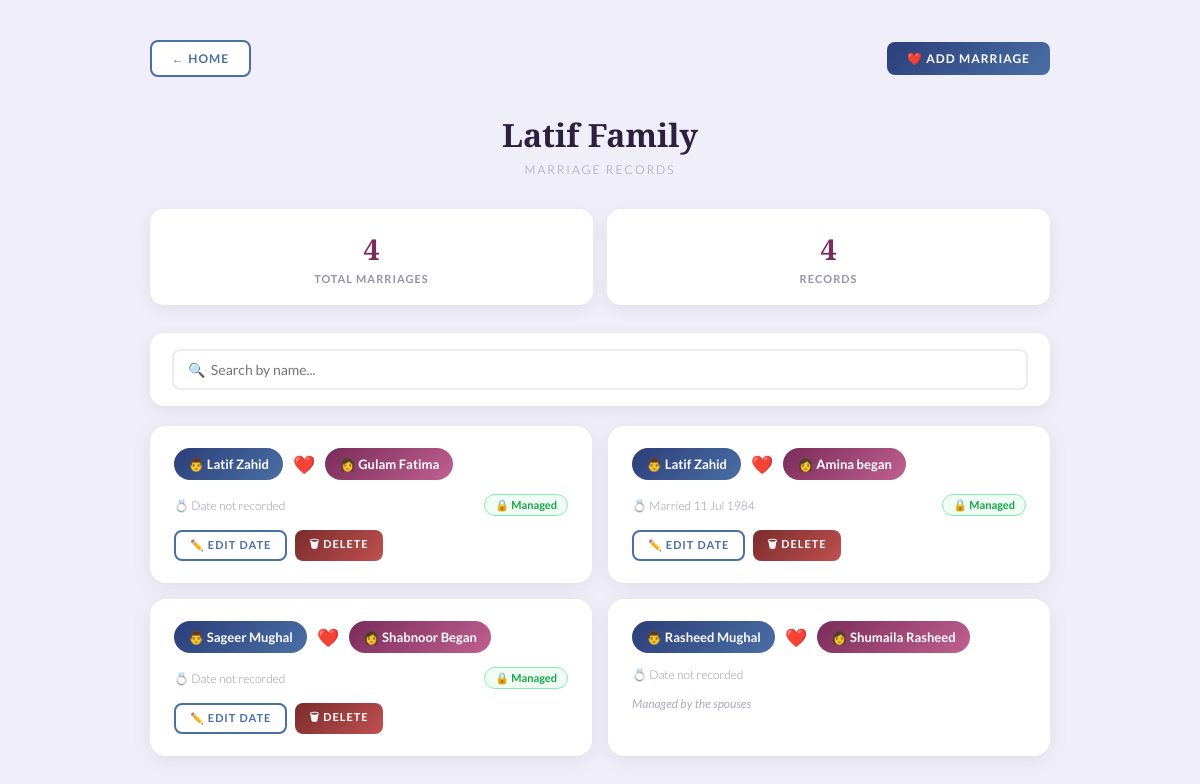
Page /marriages/ (signed in) on the committed database.
### familyApp/models.py (models this page shows, shortened)
class Family(models.Model):
    name        = models.CharField(max_length=100)
    created_by  = models.ForeignKey(User, on_delete=models.CASCADE, related_name='owned_families')
    members     = models.ManyToManyField(User, related_name='families', blank=True)
    invite_code = models.CharField(max_length=20, unique=True)

class Marriage(models.Model):
    spouse1       = models.ForeignKey(Person, on_delete=models.CASCADE, related_name='marriages_as_spouse1')
    spouse2       = models.ForeignKey(Person, on_delete=models.CASCADE, related_name='marriages_as_spouse2')
    marriage_date = models.DateField(null=True, blank=True)

class Person(models.Model):
    GENDER_CHOICES = [('M', 'Male'), ('F', 'Female')]
    family    = models.ForeignKey(Family, on_delete=models.CASCADE, related_name='persons')
    name      = models.CharField(max_length=100)
    gender    = models.CharField(max_length=1, choices=GENDER_CHOICES, null=True, blank=True)
    father    = models.ForeignKey('self', null=True, blank=True, on_delete=models.SET_NULL, related_name='children_from_father')
    mother    = models.ForeignKey('self', null=True, blank=True, on_delete=models.SET_NULL, related_name='children_from_mother')
    birth_date         = models.DateField(null=True, blank=True)
    bio                = models.TextField(blank=True)
    joined_by_marriage = models.BooleanField(default=False)
    added_by  = models.ForeignKey(User, null=True, blank=True, on_delete=models.SET_NULL, related_name='added_persons')
    claimed_by = models.ForeignKey(
    User, null=True, blank=True,
    on_delete=models.SET_NULL,
    related_name='claimed_persons'   # now returns multiple
)

### familyApp/views.py (the view)
# urls.py: path('marriages/', views.marriages_list, name='marriages_list'),
@login_required
def marriages_list(request):
    family    = get_user_family(request.user)
    marriages = Marriage.objects.filter(
        spouse1__family=family
    ).select_related('spouse1', 'spouse2', 'spouse1__claimed_by', 'spouse2__claimed_by')
    return render(request, 'marriages_list.html', {
        'marriages': marriages,
        'is_admin':  is_family_admin(request.user, family),
        'family':    family,
    })

### familyApp/views.py (called while the page is built)
def get_user_family(user):
    return user.families.first()

def is_family_admin(user, family):
    return family.created_by == user

### templates/marriages_list.html (shortened to what this page needs)
<!DOCTYPE html>
<html lang="en">
<head>
</head>
<body>
<div class="top-bar">
    <a href="{% url 'base' %}" class="btn btn-outline">← Home</a>
    <a href="{% url 'addRelationship' %}" class="btn btn-primary">❤️ Add Marriage</a>
</div>
<h1>{{ family.name }}</h1>
<p class="subtitle">Marriage Records</p>
<div class="container">
    <div class="stat-row">
        <div class="stat-card">
            <div class="num">{{ marriages.count }}</div>
            <div class="label">Total Marriages</div>
        </div>
        <div class="stat-card">
            <div class="num">{{ marriages|length }}</div>
            <div class="label">Records</div>
        </div>
    </div>
    <div class="filter-bar">
        <input type="text" id="searchInput" placeholder="🔍  Search by name...">
    </div>
    {% if marriages %}
    <div class="marriages-grid" id="marriagesGrid">
        {% for marriage in marriages %}
        <div class="marriage-card"
             data-names="{{ marriage.spouse1.name|lower }} {{ marriage.spouse2.name|lower }}">
            <div class="couple-display">
                {% if marriage.spouse1.gender == 'M' %}
                    <a href="{% url 'person_detail' marriage.spouse1.pk %}"
                       class="spouse-chip male">👨 {{ marriage.spouse1.name }}</a>
                    <span class="heart-icon">❤️</span>
                    <a href="{% url 'person_detail' marriage.spouse2.pk %}"
                       class="spouse-chip female">👩 {{ marriage.spouse2.name }}</a>
                {% else %}
                    <a href="{% url 'person_detail' marriage.spouse2.pk %}"
                       class="spouse-chip male">👨 {{ marriage.spouse2.name }}</a>
                    <span class="heart-icon">❤️</span>
                    <a href="{% url 'person_detail' marriage.spouse1.pk %}"
                       class="spouse-chip female">👩 {{ marriage.spouse1.name }}</a>
                {% endif %}
            </div>
            <div class="marriage-meta">
                <div class="marriage-date">
                    {% if marriage.marriage_date %}
                        💍 Married {{ marriage.marriage_date|date:"d M Y" }}
                    {% else %}
                        💍 Date not recorded
                    {% endif %}
                </div>
                {% if marriage.spouse1.claimed_by or marriage.spouse2.claimed_by %}
                    <span class="managed-badge">🔒 Managed</span>
                {% endif %}
            </div>
            {% if marriage.spouse1.claimed_by == request.user or marriage.spouse2.claimed_by == request.user %}
                <div class="card-actions">
                    <a href="{% url 'edit_marriage' marriage.pk %}"
                       class="btn btn-outline btn-sm">✏️ Edit Date</a>
                    <a href="{% url 'delete_marriage' marriage.pk %}"
                       class="btn btn-danger btn-sm">🗑 Delete</a>
                </div>
            {% else %}
                <div style="font-size:12px; color:#b0a8c0; font-style:italic;">
                    Managed by the spouses
                </div>
            {% endif %}
        </div>
        {% endfor %}
    </div>
    {% else %}
    <div class="empty-state">
        No marriages recorded yet.
        <a href="{% url 'addRelationship' %}" style="color:#7a2c5a;">Add one →</a>
    </div>
    {% endif %}
</div>
</body>
</html>

### templates/marriages_list.html (style rules this page uses)
:root { --male: linear-gradient(135deg, #2c3e7a, #4a6fa5); --female: linear-gradient(135deg, #7a2c5a, #c06090); --bg: #f0eef8; }
* { margin:0; padding:0; box-sizing:border-box; }
body { font-family: 'Lato', sans-serif; background: var(--bg); min-height: 100vh; padding: 40px 20px 80px; }
.top-bar { display: flex; justify-content: space-between; align-items: center; max-width: 900px; margin: 0 auto 36px; flex-wrap: wrap; gap: 12px; }
.btn { display: inline-block; padding: 9px 20px; border-radius: 8px; font-size: 12px; font-weight: 700; letter-spacing: 1px; text-transform: uppercase; text-decoration: none; transition: opacity .2s, transform .15s; border: none; cursor: pointer; }
.btn-primary { background: var(--male); color: white; }
.btn-outline { background: white; color: #4a6fa5; border: 2px solid #4a6fa5; }
.btn-danger { background: linear-gradient(135deg,#7a2c2c,#c05050); color: white; }
.btn-sm { padding: 6px 14px; font-size: 11px; }
h1 { font-family: 'Playfair Display', serif; text-align: center; font-size: 2rem; color: #2c2040; margin-bottom: 6px; }
.subtitle { text-align: center; color: #9a8faa; font-size: 12px; margin-bottom: 32px; font-weight: 300; letter-spacing: 2px; text-transform: uppercase; }
.container { max-width: 900px; margin: 0 auto; }
.stat-row { display: flex; gap: 14px; margin-bottom: 28px; flex-wrap: wrap; }
.stat-card { background: white; border-radius: 14px; box-shadow: 0 4px 16px rgba(44,32,64,0.08); padding: 20px 28px; text-align: center; flex: 1; min-width: 120px; }
.stat-card .num { font-family: 'Playfair Display', serif; font-size: 1.8rem; color: #7a2c5a; font-weight: 700; }
.stat-card .label { font-size: 11px; color: #9a8faa; font-weight: 600; letter-spacing: 1px; text-transform: uppercase; margin-top: 4px; }
.filter-bar { background: white; border-radius: 14px; box-shadow: 0 4px 16px rgba(44,32,64,0.08); padding: 16px 22px; margin-bottom: 20px; display: flex; gap: 12px; flex-wrap: wrap; align-items: center; }
.filter-bar input { flex: 1; min-width: 200px; padding: 10px 14px; border: 2px solid #ede9f5; border-radius: 8px; font-size: 14px; font-family: 'Lato', sans-serif; outline: none; transition: border-color .2s; }
.marriages-grid { display: grid; grid-template-columns: repeat(auto-fill, minmax(380px, 1fr)); gap: 16px; }
.marriage-card { background: white; border-radius: 16px; box-shadow: 0 4px 20px rgba(44,32,64,0.08); padding: 22px 24px; display: flex; flex-direction: column; gap: 14px; transition: box-shadow .2s; }
.couple-display { display: flex; align-items: center; gap: 10px; flex-wrap: wrap; }
.spouse-chip { display: inline-flex; align-items: center; gap: 6px; padding: 8px 14px; border-radius: 30px; font-size: 13px; font-weight: 700; color: white; text-decoration: none; transition: transform .15s, box-shadow .15s; }
.spouse-chip.male { background: var(--male); }
.spouse-chip.female { background: var(--female); }
.heart-icon { font-size: 18px; flex-shrink: 0; }
.marriage-meta { display: flex; align-items: center; justify-content: space-between; flex-wrap: wrap; gap: 8px; }
.marriage-date { font-size: 12px; color: #9a8faa; font-weight: 300; display: flex; align-items: center; gap: 5px; }
.managed-badge { font-size: 11px; font-weight: 700; color: #16a34a; background: #f0fdf4; border: 1px solid #86efac; padding: 3px 10px; border-radius: 20px; }
.card-actions { display: flex; gap: 8px; }

### rows in the picture
Family: name "Latif Family"
Marriage: spouse1.name "Latif Zahid", spouse2.name "Gulam Fatima", shows "💍 Date not recorded", shows "🔒 Managed", shows "✏️ EDIT DATE"
Marriage: spouse1.name "Latif Zahid", spouse2.name "Amina began", marriage_date "11 Jul 1984", shows "🔒 Managed", shows "✏️ EDIT DATE"
Marriage: spouse1.name "Sageer Mughal", spouse2.name "Shabnoor Began", shows "💍 Date not recorded", shows "🔒 Managed", shows "✏️ EDIT DATE"
Marriage: spouse1.name "Rasheed Mughal", spouse2.name "Shumaila Rasheed", shows "💍 Date not recorded", shows "Managed by the spouses"

### other values in the picture
{{ marriages.count }} "4"
{{ marriages|length }} "4"
